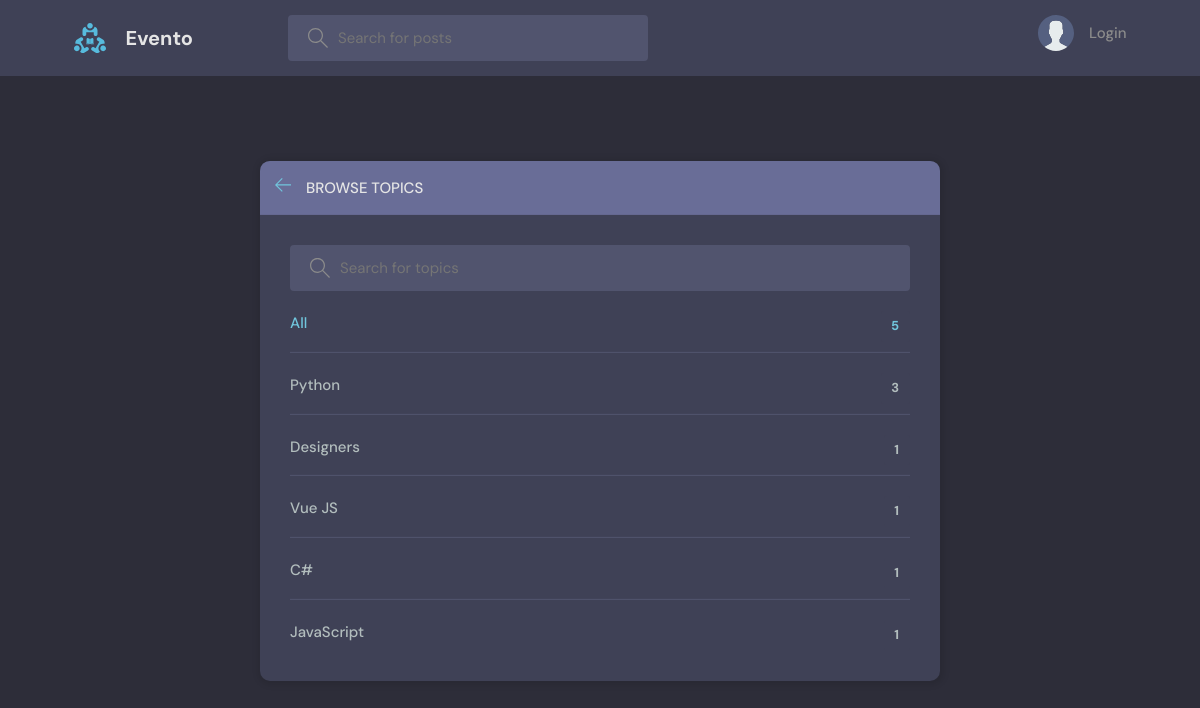
Before: /topics/ with the older database file.
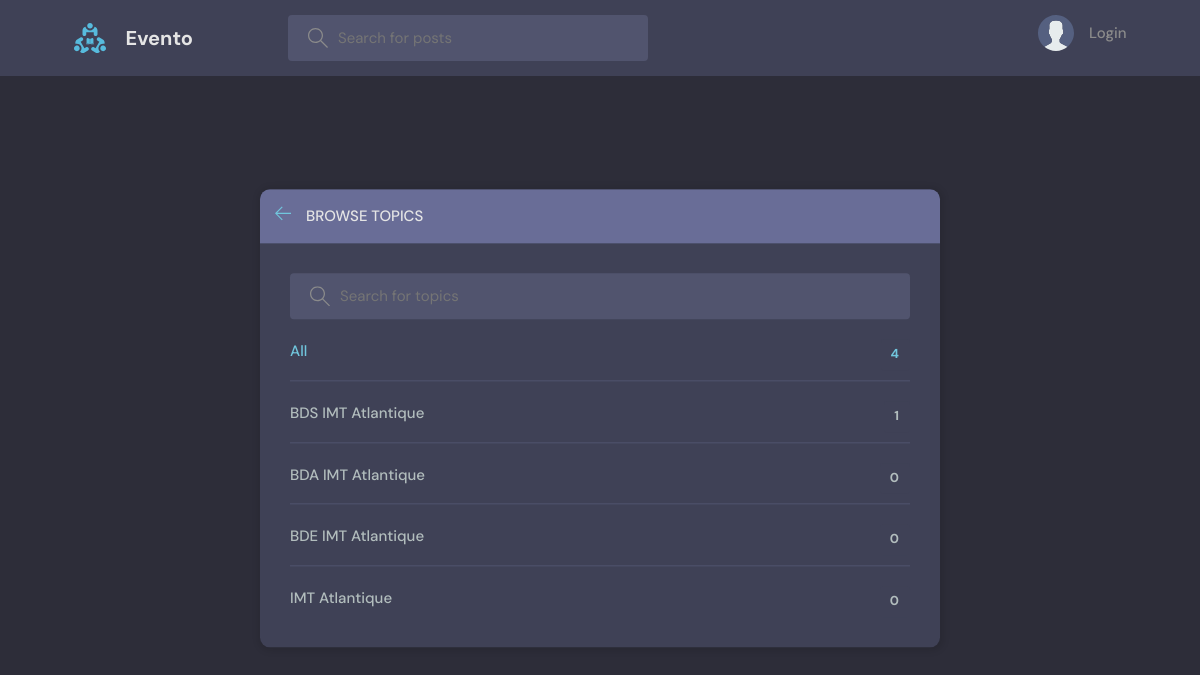
After: the same page with the newer database file.
### base/models.py (models this page shows, shortened)
class Topic(models.Model):
    name = models.CharField(max_length=200)

### base/views.py (the view)
# urls.py: path('topics/', views.topicsPage, name="topics"),
def topicsPage(request):
    q = request.GET.get('q') if request.GET.get('q') != None else ''
    topics = Topic.objects.filter(name__icontains=q)
    return render(request, 'base/topics.html', {'topics': topics})

### base/templates/base/topics.html (shortened to what this page needs)
{% extends 'main.html' %}
{% block content %}
<main class="create-room layout">
  <div class="container">
    <div class="layout__box">
      <div class="layout__boxHeader">
        <div class="layout__boxTitle">
          <a href="{% url 'home' %}">
            <svg version="1.1" xmlns="http://www.w3.org/2000/svg" width="32" height="32" viewBox="0 0 32 32">
              <title>arrow-left</title>
              <path
                d="M13.723 2.286l-13.723 13.714 13.719 13.714 1.616-1.611-10.96-10.96h27.625v-2.286h-27.625l10.965-10.965-1.616-1.607z">
              </path>
            </svg>
          </a>
          <h3>Browse Topics</h3>
        </div>
      </div>
      <div class="topics-page layout__body">
        <form action="" method="GET" class="header__search">
          <label>
            <input name="q" placeholder="Search for topics" />
          </label>
        </form>
        <ul class="topics__list">
          <li>
            <a href="{% url 'topics' %}" class="active">All <span>{{topics.count}}</span></a>
          </li>
          {% for topic in topics %}
          <li>
            <a href="{% url 'home' %}?q={{topic.name}}">{{ topic.name }} <span>{{topic.room_set.all.count}}</span></a>
          </li>
          {% endfor %}
        </ul>
      </div>
    </div>
  </div>
</main>
{% endblock content %}

Changed rows visible on the page:
removed Topic: name "Python", room_set.all.count "3"
removed Topic: name "Designers", room_set.all.count "1"
removed Topic: name "Vue JS", room_set.all.count "1"
removed Topic: name "C#", room_set.all.count "1"
removed Topic: name "JavaScript", room_set.all.count "1"
added Topic: name "BDS IMT Atlantique", room_set.all.count "1"
added Topic: name "BDA IMT Atlantique", room_set.all.count "0"
added Topic: name "BDE IMT Atlantique", room_set.all.count "0"
added Topic: name "IMT Atlantique", room_set.all.count "0"
Other visible differences:
{{ topics.count }}: "5" → "4"
